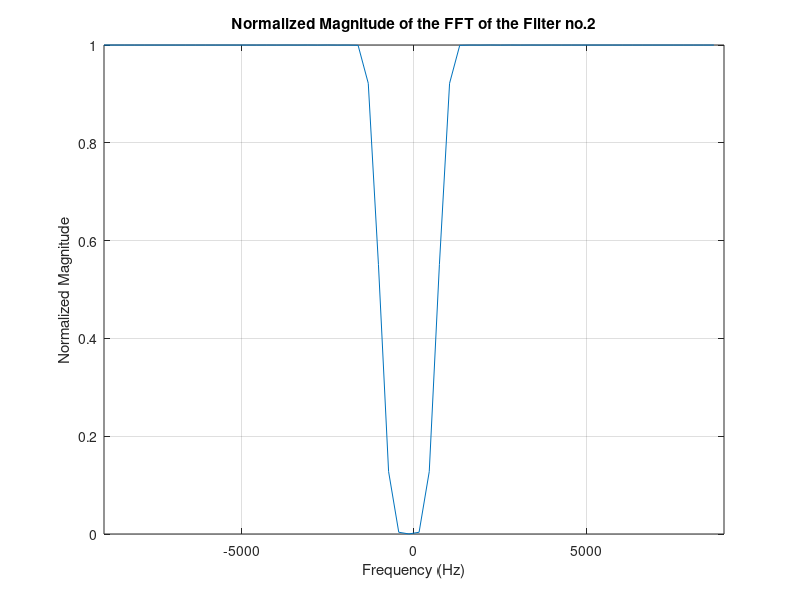

The MATLAB script that drew this image:
% Load the .mat file
data = load('filter_2.mat');

% Extract the signal
x = data.xx;

% Define the sample frequency
Fs = 18000; % Hz

% Perform FFT
N = length(x); % Length of the signal
X = fft(x); % Compute the FFT

% Shift the FFT and calculate the magnitude
X_shifted = fftshift(X);
magnitudeX = abs(X_shifted);

% Normalize the magnitude by dividing by the maximum value
magnitudeX = magnitudeX / max(magnitudeX);

% Calculate the frequency vector, shifted to center zero frequency
f = (-N/2:N/2-1) * (Fs / N);

% Plot the normalized magnitude of the FFT
figure;
plot(f, magnitudeX);
title('Normalized Magnitude of the FFT of the Filter no.2');
xlabel('Frequency (Hz)');
ylabel('Normalized Magnitude');
grid on;

% Limit the x-axis to the Nyquist frequency
xlim([-Fs/2 Fs/2]);
